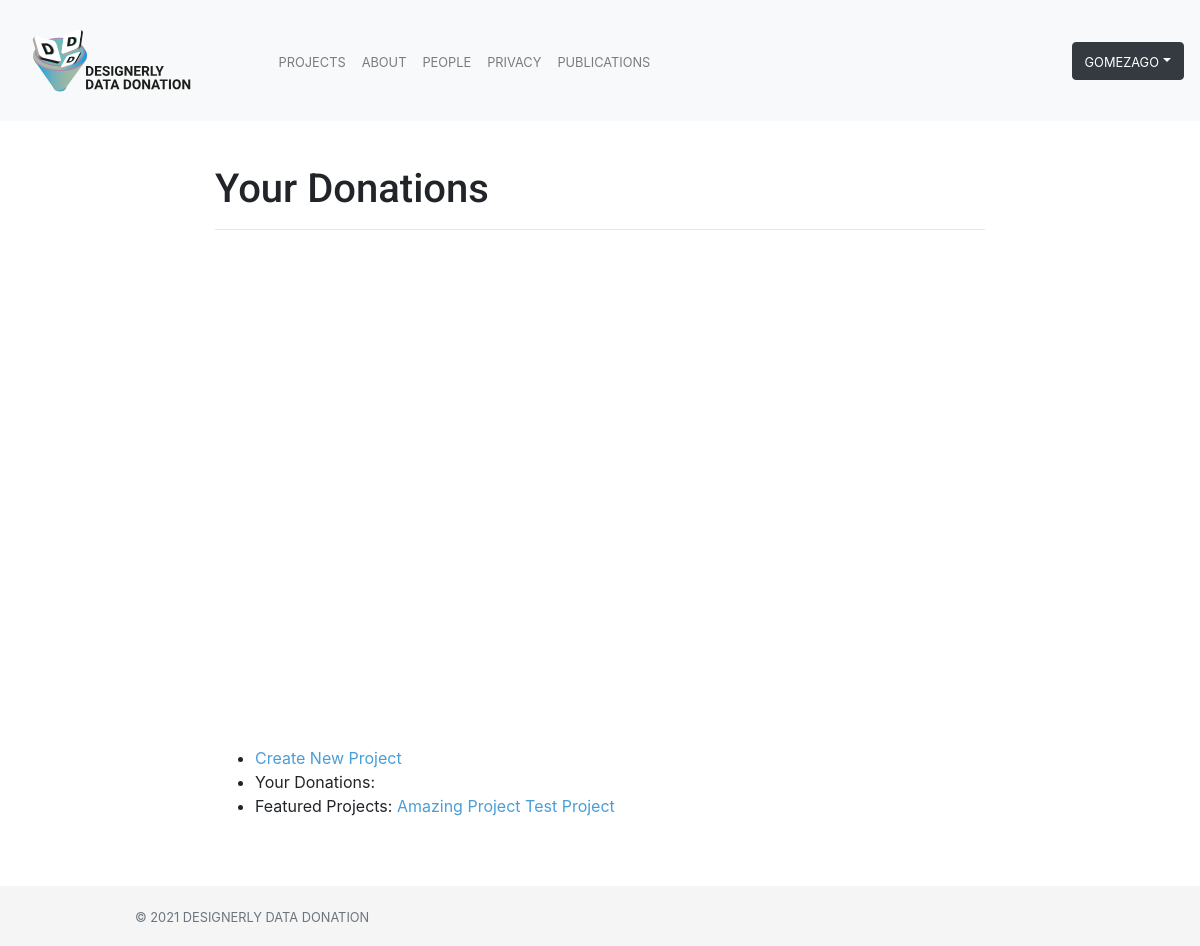
Page /hello/ (signed in) on the committed database.
### bucket/models.py (models this page shows, shortened)
class BucketUser(AbstractBaseUser):
    email               = models.EmailField(verbose_name="email", max_length=60, unique=True)
    username            = models.CharField(max_length=30, unique=True)
    user_id             = models.CharField(max_length=60, unique=True, default=None, primary_key=True)
    date_joined         = models.DateTimeField(verbose_name="date joined", auto_now_add=True)
    last_login          = models.DateTimeField(verbose_name="last login", auto_now=True)
    thing_id            = models.CharField(max_length=200, unique=True, default=None, null=True)
    is_admin            = models.BooleanField(default=False)
    is_active           = models.BooleanField(default=True)
    is_staff            = models.BooleanField(default=False)
    is_superuser        = models.BooleanField(default=False)
    hide_email          = models.BooleanField(default=True)
    objects = BucketUserManager()
    USERNAME_FIELD = 'email' # Field to log in with
    REQUIRED_FIELDS = ['username', 'user_id'] # Required fields

### bucket_view/models.py (models this page shows)
class Project(models.Model):
    id                      = models.CharField(max_length=100, blank=False, unique=True, primary_key=True)
    user                    = models.ForeignKey(settings.AUTH_USER_MODEL, on_delete=models.CASCADE)
    researcher_name         = models.CharField(max_length=200, unique=False, default=None, null=True)
    researcher_affiliation  = models.CharField(max_length=200, unique=False, default=None, null=True)
    title                   = models.CharField(max_length=100, blank=False) # Short string field to hold project name
    description_tweet       = models.CharField(max_length=280, blank=False)  # Tweet-Like description of project
    description             = models.TextField(blank=False)  # Large string frield to hold a piece of text
    hrec                    = models.BooleanField(default=False)
    data                    = models.JSONField(blank=False, null=True)
    image                   = models.ImageField(upload_to="images", blank=True, null=True) #TODO: Figure this out
    start                   = models.DateField(blank=False)  # Start of project
    end                     = models.DateField(blank=False)  # End of project
    data_info               = models.TextField(blank=False, null=True)
    groupId                 = models.CharField(max_length=200, unique=True, default=None)
    def active(self):
        now = datetime.date.today()
        if self.start <= now and now <= self.end:
            return True
        return False

### bucket_view/views.py (the view)
# urls.py: path("hello/", views.bucket_hello, name="hello"),
@login_required()
def bucket_hello(request):
    project = Project.objects.all()
    context = {
        'project': project
    }
    return render(request, 'bucket_hello.html', context)

### bucket_view/templates/bucket_hello.html (shortened to what this page needs)
{% extends "base.html" %}
{% block page_content %}
<section style="padding-top: 50px; padding-bottom: 50px">
    <div class="col-md-8 offset-md-2" style="align-content: center; background-size: cover; padding-top: 20px">
        <h1>Your Donations</h1>
        <hr>
                <div id="my_dataviz"></div>
        <ul>
            <li><a href="/new_project/">Create New Project</a></li>
            <li>Your Donations:</li>
            <li>Featured Projects:
            {% for p in project %}
                {% if p.user != user and p.active%}
                    <a href="{% url 'project_view' p.pk %}">{{ p.title }}</a>
                {% endif %}
            {% endfor %}</li>
        </ul>
    </div>
</section>
{% endblock %}

### data_donation/templates/base.html (shortened to what this page needs)
{% load static %}
<!doctype html>
    <head>
        <link rel="stylesheet" href="https://stackpath.bootstrapcdn.com/bootstrap/4.1.3/css/bootstrap.min.css">
        <link href="/static/css/base.css" rel="stylesheet">
    </head>
    <body>
        <nav class="navbar fixed-top navbar-light bg-light navbar-expand-md justify-content-center">
            <a class="navbar-brand" href="{% url 'pages_index' %}"><img src="{% static 'images/DDDLogo.svg' %}" height="95px"/></a>
            <div class="collapse navbar-collapse" id="navbarCollapse">
                <ul class="navbar-nav w-100 justify-content-center" id="navigation">
                <li class="nav-item {% if request.resolver_match.url_name == 'project_list' or request.resolver_match.url_name == 'project_view' %}active{% endif %}">
                    <a class="nav-link" id="projects" href="{% url 'project_list' %}"><span class="small text-uppercase">Projects</span></a>
                </li>
                <li class="nav-item {% if request.resolver_match.url_name == 'pages_about' %}active{% endif %}">
                    <a class="nav-link" id="about" href="{% url 'pages_about' %}"><span class="small text-uppercase">About</span></a>
                </li>
                <li class="nav-item {% if request.resolver_match.url_name == 'pages_questions' %}active{% endif %}">
                    <a class="nav-link" id="team" href="{% url 'pages_questions' %}"><span class="small text-uppercase">People</span></a>
                </li>
                <li class="nav-item {% if request.resolver_match.url_name == 'pages_privacy' %}active{% endif %}">
                    <a class="nav-link" id="privacy" href="{% url 'pages_privacy' %}"><span class="small text-uppercase">Privacy</span></a>
                </li>
                <li class="nav-item {% if request.resolver_match.url_name == 'pages_publications' %}active{% endif %}">
                    <a class="nav-link" id="team" href="{% url 'pages_publications' %}"><span class="small text-uppercase">Publications</span></a>
                </li>
              </ul>
            {% if user.is_authenticated %}
                <ul class="navbar-nav ml-auto w-100 justify-content-end" id="navigation_login">
                    <div class="dropdown">
                        <button class="btn btn-dark dropdown-toggle" type="button" id="dropdownUserButton" data-toggle="dropdown"><span class="small text-uppercase">{{ user.username }}</span></button>
                    </div>
                 </ul>
            {% else %}
                 <ul class="navbar-nav ml-auto w-100 justify-content-end">
                    <a class="btn btn-dark navbar-btn" role="button"  href="/bucket/login/"><span class="small text-uppercase">Log in / Sign Up</span></a>
                </ul>
            {% endif %}
            </div>
        </nav>
        <main role="main">
            {% block page_content %}{% endblock %}
        </main>
        <footer class="footer">
            <div class="container">
                <span class="text-muted small text-uppercase">&copy; {% now 'Y' %} Designerly Data Donation</span>
            </div>
        </footer>
    </body>
</html>

### static/css/base.css (style rules this page uses)
h1, h2, h3, h4, h5, h6 { font-family: 'Roboto', Serif; }
body { margin-bottom: 60px; margin-top: 95px; }
.footer { position: absolute; bottom: 0; width: 100%; height: 60px; line-height: 60px; background-color: #f5f5f5; }
a { color: #499ed8; }
.container { max-width: 960px; }

### rows in the picture
BucketUser: username "GOMEZAGO"
Project: title "Amazing Project"
Project: title "Test Project"
